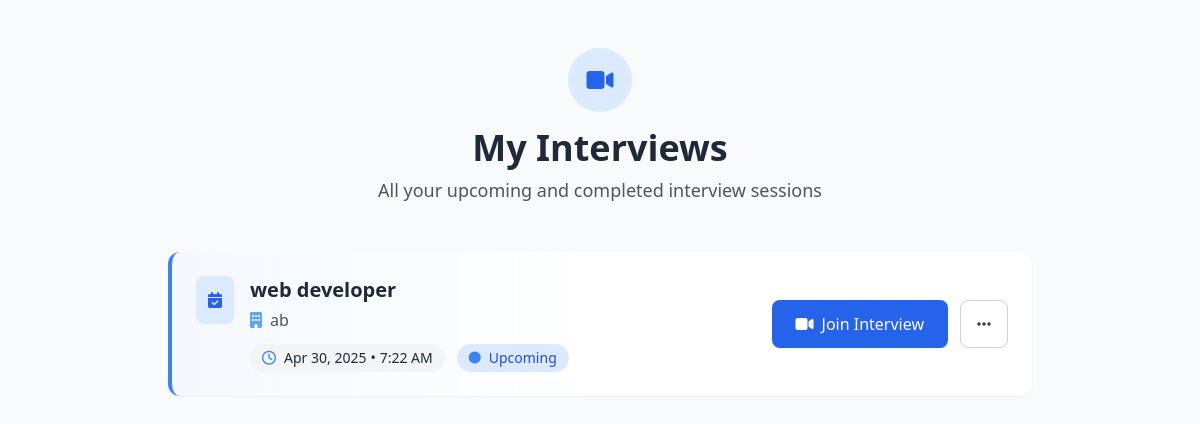
/interviews/my-interviews/ (signed in), run on the app's committed database.
### interviews/models.py (models this page shows)
class Interview(models.Model):
    job_application = models.ForeignKey(JobApplication, on_delete=models.CASCADE, related_name='interviews')
    scheduled_time = models.DateTimeField()
    interview_link = models.URLField()

### jobs/models.py (models this page shows, shortened)
class JobApplication(models.Model):
    job = models.ForeignKey(JobPosting, on_delete=models.CASCADE, related_name='applications')
    applicant = models.ForeignKey(User, on_delete=models.CASCADE, related_name='applications')
    applied_on = models.DateTimeField(auto_now_add=True)
    status = models.CharField(max_length=50, choices=[
        ('pending', 'Pending'),
        ('accepted', 'Accepted'),
        ('rejected', 'Rejected'),
        ('interview_scheduled', 'Interview Scheduled'),
        ('offer_made', 'Offer Made'),
    ],
     default='pending'
    )
    cv = models.FileField(upload_to='cvs/', blank=True, null=True)

class JobPosting(models.Model):
    organization = models.ForeignKey(Organization, on_delete=models.CASCADE, related_name='job_postings')
    title = models.CharField(max_length=255)
    description = models.TextField()
    required_qualifications = models.TextField()
    required_skills = models.ManyToManyField(Skill, blank=True)  # Use the same Skill model
    location = models.CharField(max_length=100)
    posted_on = models.DateTimeField(auto_now_add=True)
    application_deadline = models.DateTimeField()
    job_post_image = models.ImageField(upload_to='job_images/', blank=True, null=True)
    posted_by = models.ForeignKey(User,on_delete=models.SET_NULL,null=True,related_name='posted_jobs')

### organizations/models.py (models this page shows, shortened)
class Organization(models.Model):
    user = models.OneToOneField(User, on_delete=models.CASCADE)
    name = models.CharField(max_length=255)
    description = models.TextField(blank=True, null=True)
    website = models.URLField()
    registration_number = models.CharField(max_length=100)
    profile_image = models.ImageField(upload_to='profile_images/', blank=True, null=True)
    banner_image = models.ImageField(upload_to='banner_images/', blank=True, null=True)
    created_at = models.DateTimeField(auto_now_add=True)
    updated_at = models.DateTimeField(auto_now=True)
    is_verified = models.BooleanField(default=False)  # New verification field

### interviews/views.py (the view)
# urls.py: path('my-interviews/', view_my_interviews, name='view_my_interviews'),
def view_my_interviews(request):
    interviews = Interview.objects.filter(job_application__applicant=request.user)
    return render(request, 'interviews/my_interviews.html', {'interviews': interviews})

### interviews/templates/interviews/my_interviews.html (shortened to what this page needs)
{% load static tailwind_tags %}
<!DOCTYPE html>
<html lang="en">
<head>
    {% tailwind_css %}
    <link href="https://cdnjs.cloudflare.com/ajax/libs/font-awesome/6.4.0/css/all.min.css" rel="stylesheet">
</head>
<body class="bg-gray-50 min-h-screen font-sans antialiased text-gray-800">
    <div class="container mx-auto px-4 py-12 max-w-4xl">
        <div class="text-center mb-12 animate-fadeIn">
            <div class="inline-flex items-center justify-center w-16 h-16 bg-blue-100 rounded-full mb-4">
                <i class="fas fa-video text-blue-600 text-2xl"></i>
            </div>
            <h1 class="text-3xl md:text-4xl font-bold text-gray-800 mb-2">My Interviews</h1>
            <p class="text-lg text-gray-600 max-w-2xl mx-auto">All your upcoming and completed interview sessions</p>
        </div>
        <div class="space-y-6">
            {% if interviews %}
                {% for interview in interviews %}
                <div class="interview-card opacity-0 delay-{% cycle '100' '200' '300' %} upcoming-interview bg-white rounded-xl p-6 shadow-sm">
                    <div class="flex flex-col md:flex-row md:items-center md:justify-between gap-6">
                        <div class="flex-1">
                            <div class="flex items-start space-x-4">
                                <div class="bg-blue-100 p-3 rounded-lg">
                                    <i class="fas fa-calendar-check text-blue-600"></i>
                                </div>
                                <div>
                                    <h3 class="text-xl font-bold text-gray-800 mb-1">{{ interview.job_application.job.title }}</h3>
                                    <p class="text-gray-600 flex items-center mb-3">
                                        <i class="fas fa-building mr-2 text-blue-400"></i>
                                        {{ interview.job_application.job.organization.name }}
                                    </p>
                                    <div class="flex flex-wrap gap-3">
                                        <div class="flex items-center bg-gray-100 px-3 py-1 rounded-full text-sm">
                                            <i class="far fa-clock mr-2 text-blue-500"></i>
                                            <span>{{ interview.scheduled_time|date:"M d, Y" }}</span>
                                            <span class="mx-1">•</span>
                                            <span>{{ interview.scheduled_time|time:"g:i A" }}</span>
                                        </div>
                                        <div class="flex items-center bg-blue-100 px-3 py-1 rounded-full text-sm text-blue-700">
                                            <i class="fas fa-circle mr-2 text-xs" style="color: #3b82f6;"></i>
                                            <span>Upcoming</span>
                                        </div>
                                    </div>
                                </div>
                            </div>
                        </div>
                        <div class="flex flex-col sm:flex-row md:flex-col lg:flex-row gap-3">
                            <a href="{{ interview.interview_link }}" target="_blank"
                               class="join-btn flex items-center justify-center space-x-2 bg-blue-600 hover:bg-blue-700 text-white font-medium px-6 py-3 rounded-lg shadow-sm transition-all duration-300">
                                <i class="fas fa-video"></i>
                                <span>Join Interview</span>
                            </a>
                            <button class="flex items-center justify-center space-x-2 bg-white border border-gray-300 hover:bg-gray-50 text-gray-700 font-medium px-4 py-3 rounded-lg transition-colors">
                                <i class="fas fa-ellipsis-h"></i>
                            </button>
                        </div>
                    </div>
                </div>
                {% endfor %}
            {% endif %}
        </div>
    </div>
</body>
</html>

### interviews/templates/interviews/my_interviews.html (style rules this page uses)
.interview-card { transition: all 0.3s ease; animation: fadeIn 0.5s ease-out forwards; }
.upcoming-interview { border-left: 4px solid rgb(59, 130, 246); background: linear-gradient(90deg, rgba(239, 246, 255, 0.5) 0%, rgba(255, 255, 255, 1) 50%); }
.join-btn { transition: all 0.3s ease; }
.delay-100 { animation-delay: 0.1s; }

### data on the page
Interview: job_application.job "web developer", job_application.job.organization.name "ab", scheduled_time "Apr 30, 2025", scheduled_time "7:22 AM"
